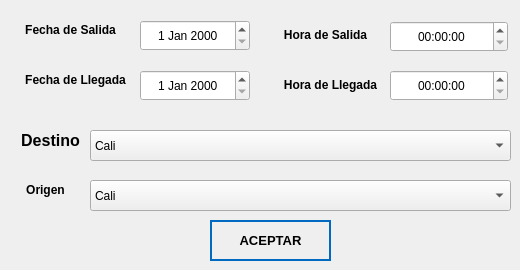
      <widget class="QWidget" name="tab_general">
       <attribute name="title">
        <string>General</string>
       </attribute>
       <widget class="QDateEdit" name="date_FechaSalida">
        <property name="geometry">
         <rect>
          <x>140</x>
          <y>20</y>
          <width>110</width>
          <height>31</height>
         </rect>
        </property>
        <property name="cursor">
         <cursorShape>IBeamCursor</cursorShape>
        </property>
        <property name="styleSheet">
         <string notr="true">color : rgb(0,0,0);
font: 10pt &quot;Nirmala UI&quot;</string>
        </property>
        <property name="alignment">
         <set>Qt::AlignCenter</set>
        </property>
       </widget>
       <widget class="QDateEdit" name="date_FechaLlegada">
        <property name="geometry">
         <rect>
          <x>140</x>
          <y>70</y>
          <width>110</width>
          <height>31</height>
         </rect>
        </property>
        <property name="cursor">
         <cursorShape>IBeamCursor</cursorShape>
        </property>
        <property name="styleSheet">
         <string notr="true">color : rgb(0,0,0);
font: 10pt &quot;Nirmala UI&quot;</string>
        </property>
        <property name="alignment">
         <set>Qt::AlignCenter</set>
        </property>
       </widget>
       <widget class="QTimeEdit" name="time_HoraSalida">
        <property name="geometry">
         <rect>
          <x>390</x>
          <y>21</y>
          <width>118</width>
          <height>31</height>
         </rect>
        </property>
        <property name="cursor">
         <cursorShape>IBeamCursor</cursorShape>
        </property>
        <property name="styleSheet">
         <string notr="true">color : rgb(0,0,0);
font: 10pt &quot;Nirmala UI&quot;</string>
        </property>
        <property name="alignment">
         <set>Qt::AlignCenter</set>
        </property>
       </widget>
       <widget class="QTimeEdit" name="time_HoraLlegada">
        <property name="geometry">
         <rect>
          <x>390</x>
          <y>70</y>
          <width>118</width>
          <height>31</height>
         </rect>
        </property>
        <property name="cursor">
         <cursorShape>IBeamCursor</cursorShape>
        </property>
        <property name="styleSheet">
         <string notr="true">color : rgb(0,0,0);
font: 10pt &quot;Nirmala UI&quot;</string>
        </property>
        <property name="alignment">
         <set>Qt::AlignCenter</set>
        </property>
       </widget>
       <widget class="QLabel" name="lb_FechaSalida">
        <property name="geometry">
         <rect>
          <x>20</x>
          <y>20</y>
          <width>101</width>
          <height>20</height>
         </rect>
        </property>
        <property name="text">
         <string>&lt;html&gt;&lt;head/&gt;&lt;body&gt;&lt;p align=&quot;center&quot;&gt;&lt;span style=&quot; font-weight:600;&quot;&gt;Fecha de Salida&lt;/span&gt;&lt;/p&gt;&lt;/body&gt;&lt;/html&gt;</string>
        </property>
       </widget>
       <widget class="QLabel" name="lb_FechaLlegada">
        <property name="geometry">
         <rect>
          <x>20</x>
          <y>70</y>
          <width>111</width>
          <height>21</height>
         </rect>
        </property>
        <property name="text">
         <string>&lt;html&gt;&lt;head/&gt;&lt;body&gt;&lt;p align=&quot;center&quot;&gt;&lt;span style=&quot; font-weight:600;&quot;&gt;Fecha de Llegada&lt;/span&gt;&lt;/p&gt;&lt;/body&gt;&lt;/html&gt;</string>
        </property>
       </widget>
       <widget class="QLabel" name="lb_HoraSalida">
        <property name="geometry">
         <rect>
          <x>280</x>
          <y>20</y>
          <width>91</width>
          <height>31</height>
         </rect>
        </property>
        <property name="text">
         <string>&lt;html&gt;&lt;head/&gt;&lt;body&gt;&lt;p align=&quot;center&quot;&gt;&lt;span style=&quot; font-weight:600;&quot;&gt;Hora de Salida&lt;/span&gt;&lt;/p&gt;&lt;/body&gt;&lt;/html&gt;</string>
        </property>
       </widget>
       <widget class="QLabel" name="label_4">
        <property name="geometry">
         <rect>
          <x>280</x>
          <y>70</y>
          <width>101</width>
          <height>31</height>
         </rect>
        </property>
        <property name="text">
         <string>&lt;html&gt;&lt;head/&gt;&lt;body&gt;&lt;p align=&quot;center&quot;&gt;&lt;span style=&quot; font-weight:600;&quot;&gt;Hora de Llegada&lt;/span&gt;&lt;/p&gt;&lt;/body&gt;&lt;/html&gt;</string>
        </property>
       </widget>
       <widget class="QLabel" name="lb_destino">
        <property name="geometry">
         <rect>
          <x>20</x>
          <y>130</y>
          <width>61</width>
          <height>21</height>
         </rect>
        </property>
        <property name="text">
         <string>&lt;html&gt;&lt;head/&gt;&lt;body&gt;&lt;p align=&quot;center&quot;&gt;&lt;span style=&quot; font-size:12pt; font-weight:600;&quot;&gt;Destino&lt;/span&gt;&lt;/p&gt;&lt;/body&gt;&lt;/html&gt;</string>
        </property>
       </widget>
       <widget class="QComboBox" name="cb_Destino">
        <property name="geometry">
         <rect>
          <x>90</x>
          <y>130</y>
          <width>421</width>
          <height>31</height>
         </rect>
        </property>
        <property name="cursor">
         <cursorShape>PointingHandCursor</cursorShape>
        </property>
        <property name="styleSheet">
         <string notr="true">color : rgb(0,0,0);
font: 10pt &quot;Nirmala UI&quot;</string>
        </property>
        <item>
         <property name="text">
          <string>Cali</string>
         </property>
        </item>
        <item>
         <property name="text">
          <string>Bogota</string>
         </property>
        </item>
        <item>
         <property name="text">
          <string>Pasto</string>
         </property>
        </item>
        <item>
         <property name="text">
          <string>Medellín</string>
         </property>
        </item>
        <item>
         <property name="text">
          <string>Cartagena</string>
         </property>
        </item>
        <item>
         <property name="text">
          <string>Pereira</string>
         </property>
        </item>
       </widget>
       <widget class="QLabel" name="lb_Origen">
        <property name="geometry">
         <rect>
          <x>20</x>
          <y>180</y>
          <width>51</width>
          <height>21</height>
         </rect>
        </property>
        <property name="styleSheet">
         <string notr="true">font: 12pt &quot;Nirmala UI&quot;;</string>
        </property>
        <property name="text">
         <string>&lt;html&gt;&lt;head/&gt;&lt;body&gt;&lt;p align=&quot;center&quot;&gt;&lt;span style=&quot; font-weight:600; color:#000000;&quot;&gt;Origen&lt;/span&gt;&lt;/p&gt;&lt;/body&gt;&lt;/html&gt;</string>
        </property>
       </widget>
       <widget class="QPushButton" name="bt_aceptarGEN">
        <property name="geometry">
         <rect>
          <x>210</x>
          <y>220</y>
          <width>121</width>
          <height>41</height>
         </rect>
        </property>
        <property name="font">
         <font>
          <family>Nirmala UI</family>
          <pointsize>10</pointsize>
          <weight>75</weight>
          <bold>true</bold>
         </font>
        </property>
        <property name="cursor">
         <cursorShape>PointingHandCursor</cursorShape>
        </property>
        <property name="styleSheet">
         <string notr="true">QPushButton
{	
	height: 2em;
 	border-style: solid;
	border-width: 2px;
 	border-color: #0069c0;
	font-weight: bold;
}

QPushButton:hover
{
   	background-color:#0069c0;
	color:white;
}</string>
        </property>
        <property name="text">
         <string>ACEPTAR</string>
        </property>
        <property name="icon">
         <iconset>
          <normaloff>../Ventanas/Icons/paper_plane_aceptar.png</normaloff>../Ventanas/Icons/paper_plane_aceptar.png</iconset>
        </property>
        <property name="iconSize">
         <size>
          <width>40</width>
          <height>50</height>
         </size>
        </property>
        <property name="default">
         <bool>false</bool>
        </property>
        <property name="flat">
         <bool>true</bool>
        </property>
       </widget>
       <widget class="QComboBox" name="cb_Origen">
        <property name="geometry">
         <rect>
          <x>90</x>
          <y>180</y>
          <width>421</width>
          <height>31</height>
         </rect>
        </property>
        <property name="cursor">
         <cursorShape>PointingHandCursor</cursorShape>
        </property>
        <property name="styleSheet">
         <string notr="true">color : rgb(0,0,0);
font: 10pt &quot;Nirmala UI&quot;</string>
        </property>
        <item>
         <property name="text">
          <string>Cali</string>
         </property>
        </item>
        <item>
         <property name="text">
          <string>Bogota</string>
         </property>
        </item>
        <item>
         <property name="text">
          <string>Pasto</string>
         </property>
        </item>
        <item>
         <property name="text">
          <string>Medellín</string>
         </property>
        </item>
        <item>
         <property name="text">
          <string>Cartagena</string>
         </property>
        </item>
        <item>
         <property name="text">
          <string>Pereira</string>
         </property>
        </item>
       </widget>
      </widget>
